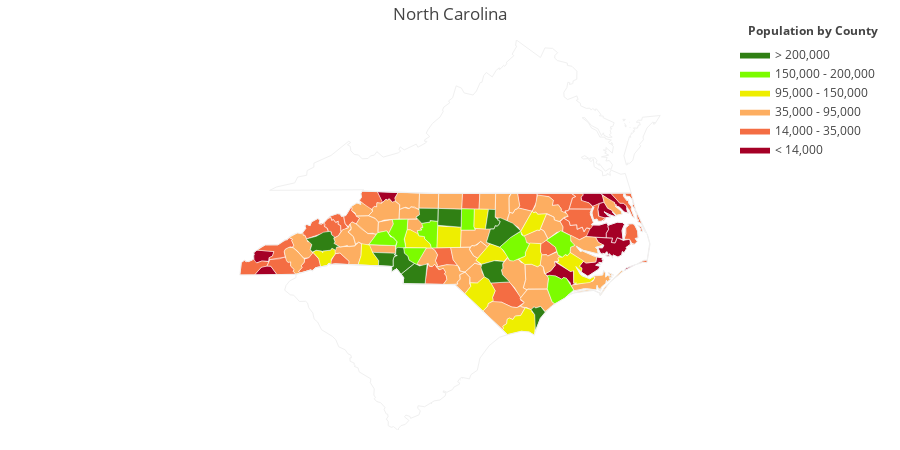

The notebook cell this image was saved under:
### Code cell
values = df['TOT_POP'].tolist()
fips = df['FIPS'].tolist()

colorscale = [
    'rgb(165,0,38)',
    'rgb(244,109,67)',
    'rgb(253,174,97)',
    'rgb(238,238,0)',
    'rgb(124,252,0)',
    'rgb(48,128,20)'
]

fig = ff.create_choropleth(
    fips=fips, values=values, scope=['North Carolina', 'South Carolina', 'Virginia'],
     binning_endpoints=[14000, 35000, 95000, 150000, 200000], colorscale=colorscale,
    county_outline={'color': 'rgb(255,255,255)', 'width': 0.5}, round_legend_values=True,
    legend_title='Population by County', title='North Carolina'
)
py.offline.iplot(fig, filename='choropleth_nc_and_surr_states_outlines')

### Figure 1 — Plotly figure (JSON) as saved in the notebook; plotly's stock layout.template omitted (floating-point values rounded to 4 significant figures; data arrays with more than 128 entries replaced by an {"elided": "..."} marker saying what was removed)
{"data": [{"fill": "toself", "fillcolor": "rgb(165,0,38)", "hoverinfo": "none", "line": {"color": "rgb(255,255,255)", "width": 0.5}, "mode": "lines", "name": "< 14,000", "type": "scatter", "uid": "0f7ca94b-7df9-432d-91ba-8cc23e03fe8f", "x": {"elided": "190 float values"}, "y": {"elided": "190 float values"}}, {"fill": "toself", "fillcolor": "rgb(244,109,67)", "hoverinfo": "none", "line": {"color": "rgb(255,255,255)", "width": 0.5}, "mode": "lines", "name": "14,000 - 35,000", "type": "scatter", "uid": "f143eb47-70ca-4c12-82af-88d316499c7f", "x": {"elided": "363 float values"}, "y": {"elided": "363 float values"}}, {"fill": "toself", "fillcolor": "rgb(253,174,97)", "hoverinfo": "none", "line": {"color": "rgb(255,255,255)", "width": 0.5}, "mode": "lines", "name": "35,000 - 95,000", "type": "scatter", "uid": "2051474c-fff3-4f02-aac1-e05608e957a9", "x": {"elided": "552 float values"}, "y": {"elided": "552 float values"}}, {"fill": "toself", "fillcolor": "rgb(238,238,0)", "hoverinfo": "none", "line": {"color": "rgb(255,255,255)", "width": 0.5}, "mode": "lines", "name": "95,000 - 150,000", "type": "scatter", "uid": "597b1019-17e6-4dcf-94be-57e2bc778de9", "x": {"elided": "144 float values"}, "y": {"elided": "144 float values"}}, {"fill": "toself", "fillcolor": "rgb(124,252,0)", "hoverinfo": "none", "line": {"color": "rgb(255,255,255)", "width": 0.5}, "mode": "lines", "name": "150,000 - 200,000", "type": "scatter", "uid": "9873507a-4848-469b-8ae1-e6fb0005b3d7", "x": [-79.54, -79.53, -79.26, -79.27, -79.24, -79.54, -79.54, null, -80.79, -80.78, -80.3, -80.5, -80.67, -80.69, -80.77, -80.79, null, -81.54, -81.35, -81.15, -81.06, -81.0, -80.93, -80.96, -81.54, null, -80.49, -80.39, -80.42, -80.37, -80.39, -80.21, -80.21, -80.04, -80.07, -80.18, -80.21, -80.33, -80.33, -80.46, -80.49, null, -81.11, -81.01, -81.03, -80.69, -80.71, -80.77, -80.74, -80.96, -80.93, -81.11, null, -78.71, -78.47, -78.26, -78.23, -78.16, -78.13, -78.06, -78.15, -78.15, -78.41, -78.49, -78.63, -78.71, null, -77.17, -77.12, -77.11, -77.17, -77.17, null, -77.23, -77.2, -77.18, -77.23, -77.23, null, -77.68, -77.65, -77.68, -77.64, -77.5, -77.37, -77.33, -77.27, -77.11, -77.31, -77.52, -77.58, -77.68, null, -77.7, -77.39, -77.18, -77.17, -77.08, -77.18, -77.19, -77.24, -77.29, -77.35, -77.45, -77.5, -77.7, null], "y": [35.88, 36.25, 36.24, 35.91, 35.84, 35.84, 35.88, null, 35.5, 35.51, 35.5, 35.18, 35.27, 35.35, 35.4, 35.5, null, 35.57, 35.79, 35.83, 35.71, 35.71, 35.62, 35.55, 35.57, null, 35.83, 35.85, 35.88, 35.89, 35.97, 36.0, 36.03, 36.01, 35.51, 35.5, 35.58, 35.68, 35.72, 35.74, 35.83, null, 35.78, 35.96, 36.05, 36.05, 35.85, 35.67, 35.51, 35.5, 35.62, 35.78, null, 35.52, 35.71, 35.82, 35.75, 35.71, 35.6, 35.59, 35.42, 35.35, 35.25, 35.26, 35.46, 35.52, null, 34.63, 34.65, 34.65, 34.62, 34.63, null, 34.6, 34.61, 34.62, 34.6, 34.6, null, 34.73, 34.92, 34.97, 34.98, 34.97, 34.91, 34.94, 34.93, 34.69, 34.54, 34.44, 34.48, 34.73, null, 35.65, 35.83, 35.74, 35.64, 35.55, 35.52, 35.42, 35.36, 35.38, 35.33, 35.37, 35.52, 35.65, null]}, {"fill": "toself", "fillcolor": "rgb(48,128,20)", "hoverinfo": "none", "line": {"color": "rgb(255,255,255)", "width": 0.5}, "mode": "lines", "name": "> 200,000", "type": "scatter", "uid": "b27201f9-94bc-430b-b4ea-941575ff9673", "x": {"elided": "133 float values"}, "y": {"elided": "133 float values"}}, {"hoverinfo": "text", "legendgroup": "centroids", "marker": {"color": "white", "opacity": 0}, "mode": "markers", "name": "US Counties", "selected": {"marker": {"color": "white", "opacity": 1, "size": 3}}, "showlegend": false, "text": ["County: Onslow<br>State: North Carolina<br>FIPS: 37133<br>Value: 183263", "County: Onslow<br>State: North Carolina<br>FIPS: 37133<br>Value: 183263", "County: Onslow<br>State: North Carolina<br>FIPS: 37133<br>Value: 183263", "County: Hyde<br>State: North Carolina<br>FIPS: 37095<br>Value: 5859", "County: Hyde<br>State: North Carolina<br>FIPS: 37095<br>Value: 5859", "County: Hyde<br>State: North Carolina<br>FIPS: 37095<br>Value: 5859", "County: Hyde<br>State: North Carolina<br>FIPS: 37095<br>Value: 5859", "County: Dare<br>State: North Carolina<br>FIPS: 37055<br>Value: 34573", "County: Dare<br>State: North Carolina<br>FIPS: 37055<br>Value: 34573", "County: Dare<br>State: North Carolina<br>FIPS: 37055<br>Value: 34573", "County: Dare<br>State: North Carolina<br>FIPS: 37055<br>Value: 34573", "County: Carteret<br>State: North Carolina<br>FIPS: 37031<br>Value: 67632", "County: Carteret<br>State: North Carolina<br>FIPS: 37031<br>Value: 67632", "County: Carteret<br>State: North Carolina<br>FIPS: 37031<br>Value: 67632", "County: Carteret<br>State: North Carolina<br>FIPS: 37031<br>Value: 67632", "County: Carteret<br>State: North Carolina<br>FIPS: 37031<br>Value: 67632", "County: Carteret<br>State: North Carolina<br>FIPS: 37031<br>Value: 67632", "County: Carteret<br>State: North Carolina<br>FIPS: 37031<br>Value: 67632", "County: Alamance<br>State: North Carolina<br>FIPS: 37001<br>Value: 153920", "County: Alexander<br>State: North Carolina<br>FIPS: 37003<br>Value: 36853", "County: Alleghany<br>State: North Carolina<br>FIPS: 37005<br>Value: 10927", "County: Anson<br>State: North Carolina<br>FIPS: 37007<br>Value: 26351", "County: Ashe<br>State: North Carolina<br>FIPS: 37009<br>Value: 27097", "County: Avery<br>State: North Carolina<br>FIPS: 37011<br>Value: 17635", "County: Beaufort<br>State: North Carolina<br>FIPS: 37013<br>Value: 47507", "County: Bertie<br>State: North Carolina<br>FIPS: 37015<br>Value: 20653", "County: Bladen<br>State: North Carolina<br>FIPS: 37017<br>Value: 34915", "County: Brunswick<br>State: North Carolina<br>FIPS: 37019<br>Value: 112257", "County: Buncombe<br>State: North Carolina<br>FIPS: 37021<br>Value: 244490", "County: Burke<br>State: North Carolina<br>FIPS: 37023<br>Value: 90505", "County: Cabarrus<br>State: North Carolina<br>FIPS: 37025<br>Value: 184498", "County: Caldwell<br>State: North Carolina<br>FIPS: 37027<br>Value: 81930", "County: Camden<br>State: North Carolina<br>FIPS: 37029<br>Value: 10090", "County: Caswell<br>State: North Carolina<br>FIPS: 37033<br>Value: 23217", "County: Catawba<br>State: North Carolina<br>FIPS: 37035<br>Value: 154339", "County: Chatham<br>State: North Carolina<br>FIPS: 37037<br>Value: 65976", "County: Cherokee<br>State: North Carolina<br>FIPS: 37039<br>Value: 26992", "County: Chowan<br>State: North Carolina<br>FIPS: 37041<br>Value: 14772", "County: Clay<br>State: North Carolina<br>FIPS: 37043<br>Value: 10618", "County: Cleveland<br>State: North Carolina<br>FIPS: 37045<br>Value: 97474", "County: Columbus<br>State: North Carolina<br>FIPS: 37047<br>Value: 57638", "County: Craven<br>State: North Carolina<br>FIPS: 37049<br>Value: 104770", "County: Cumberland<br>State: North Carolina<br>FIPS: 37051<br>Value: 324049", "County: Currituck<br>State: North Carolina<br>FIPS: 37053<br>Value: 24077", "County: Davidson<br>State: North Carolina<br>FIPS: 37057<br>Value: 163260", "County: Davie<br>State: North Carolina<br>FIPS: 37059<br>Value: 41433", "County: Duplin<br>State: North Carolina<br>FIPS: 37061<br>Value: 60033", "County: Durham<br>State: North Carolina<br>FIPS: 37063<br>Value: 279641", "County: Edgecombe<br>State: North Carolina<br>FIPS: 37065<br>Value: 55954", "County: Forsyth<br>State: North Carolina<br>FIPS: 37067<br>Value: 358137", "County: Franklin<br>State: North Carolina<br>FIPS: 37069<br>Value: 61475", "County: Gaston<br>State: North Carolina<br>FIPS: 37071<br>Value: 208049", "County: Gates<br>State: North Carolina<br>FIPS: 37073<br>Value: 11869", "County: Graham<br>State: North Carolina<br>FIPS: 37075<br>Value: 8700", "County: Granville<br>State: North Carolina<br>FIPS: 37077<br>Value: 60436", "County: Greene<br>State: North Carolina<br>FIPS: 37079<br>Value: 21429", "County: Guilford<br>State: North Carolina<br>FIPS: 37081<br>Value: 500879", "County: Halifax<br>State: North Carolina<br>FIPS: 37083<br>Value: 54006", "County: Harnett<br>State: North Carolina<br>FIPS: 37085<br>Value: 122135", "County: Haywood<br>State: North Carolina<br>FIPS: 37087<br>Value: 58908", "County: Henderson<br>State: North Carolina<br>FIPS: 37089<br>Value: 108266", "County: Hertford<br>State: North Carolina<br>FIPS: 37091<br>Value: 24438", "County: Hoke<br>State: North Carolina<br>FIPS: 37093<br>Value: 50536", "County: Iredell<br>State: North Carolina<br>FIPS: 37097<br>Value: 162708", "County: Jackson<br>State: North Carolina<br>FIPS: 37099<br>Value: 40448", "County: Johnston<br>State: North Carolina<br>FIPS: 37101<br>Value: 174938", "County: Jones<br>State: North Carolina<br>FIPS: 37103<br>Value: 10275", "County: Lee<br>State: North Carolina<br>FIPS: 37105<br>Value: 59715", "County: Lenoir<br>State: North Carolina<br>FIPS: 37107<br>Value: 59227", "County: Lincoln<br>State: North Carolina<br>FIPS: 37109<br>Value: 79313", "County: McDowell<br>State: North Carolina<br>FIPS: 37111<br>Value: 44998", "County: Macon<br>State: North Carolina<br>FIPS: 37113<br>Value: 33869", "County: Madison<br>State: North Carolina<br>FIPS: 37115<br>Value: 20742", "County: Martin<br>State: North Carolina<br>FIPS: 37117<br>Value: 23961", "County: Mecklenburg<br>State: North Carolina<br>FIPS: 37119<br>Value: 969031", "County: Mitchell<br>State: North Carolina<br>FIPS: 37121<br>Value: 15368", "County: Montgomery<br>State: North Carolina<br>FIPS: 37123<br>Value: 27668", "County: Moore<br>State: North Carolina<br>FIPS: 37125<br>Value: 90302", "County: Nash<br>State: North Carolina<br>FIPS: 37127<br>Value: 95708", "County: New Hanover<br>State: North Carolina<br>FIPS: 37129<br>Value: 209234", "County: Northampton<br>State: North Carolina<br>FIPS: 37131<br>Value: 21428", "County: Orange<br>State: North Carolina<br>FIPS: 37135<br>Value: 137941", "County: Pamlico<br>State: North Carolina<br>FIPS: 37137<br>Value: 13074", "County: Pasquotank<br>State: North Carolina<br>FIPS: 37139<br>Value: 40591", "County: Pender<br>State: North Carolina<br>FIPS: 37141<br>Value: 54195", "County: Perquimans<br>State: North Carolina<br>FIPS: 37143<br>Value: 13563", "County: Person<br>State: North Carolina<br>FIPS: 37145<br>Value: 39268", "County: Pitt<br>State: North Carolina<br>FIPS: 37147<br>Value: 172554", "County: Polk<br>State: North Carolina<br>FIPS: 37149<br>Value: 20271", "County: Randolph<br>State: North Carolina<br>FIPS: 37151<br>Value: 142466", "County: Richmond<br>State: North Carolina<br>FIPS: 37153<br>Value: 46627", "County: Robeson<br>State: North Carolina<br>FIPS: 37155<br>Value: 135496", "County: Rockingham<br>State: North Carolina<br>FIPS: 37157<br>Value: 92720", "County: Rowan<br>State: North Carolina<br>FIPS: 37159<br>Value: 138180", "County: Rutherford<br>State: North Carolina<br>FIPS: 37161<br>Value: 67323", "County: Sampson<br>State: North Carolina<br>FIPS: 37163<br>Value: 63949", "County: Scotland<br>State: North Carolina<br>FIPS: 37165<br>Value: 36094", "County: Stanly<br>State: North Carolina<br>FIPS: 37167<br>Value: 60576", "County: Stokes<br>State: North Carolina<br>FIPS: 37169<br>Value: 46783", "County: Surry<br>State: North Carolina<br>FIPS: 37171<br>Value: 73561", "County: Swain<br>State: North Carolina<br>FIPS: 37173<br>Value: 14141", "County: Transylvania<br>State: North Carolina<br>FIPS: 37175<br>Value: 32849", "County: Tyrrell<br>State: North Carolina<br>FIPS: 37177<br>Value: 4338", "County: Union<br>State: North Carolina<br>FIPS: 37179<br>Value: 208520", "County: Vance<br>State: North Carolina<br>FIPS: 37181<br>Value: 45132", "County: Wake<br>State: North Carolina<br>FIPS: 37183<br>Value: 952151", "County: Warren<br>State: North Carolina<br>FIPS: 37185<br>Value: 20576", "County: Washington<br>State: North Carolina<br>FIPS: 37187<br>Value: 12736", "County: Watauga<br>State: North Carolina<br>FIPS: 37189<br>Value: 51871", "County: Wayne<br>State: North Carolina<br>FIPS: 37191<br>Value: 124246", "County: Wilkes<br>State: North Carolina<br>FIPS: 37193<br>Value: 69306", "County: Wilson<br>State: North Carolina<br>FIPS: 37195<br>Value: 81867", "County: Yadkin<br>State: North Carolina<br>FIPS: 37197<br>Value: 38084", "County: Yancey<br>State: North Carolina<br>FIPS: 37199<br>Value: 17630"], "type": "scatter", "uid": "a7ad6dbc-d4d3-4ee4-bb57-43ce9d4c58d6", "unselected": {"marker": {"opacity": 0}}, "x": [[-77.14], [-77.21], [-77.43], [-75.75], [-75.92], [-76.27], [-76.25], [-75.66], [-75.54], [-75.67], [-75.86], [-76.14], [-76.53], [-76.45], [-76.56], [-76.6], [-76.89], [-76.67], -79.4, -81.18, -81.13, -80.1, -81.5, -81.92, -76.86, -76.98, -78.56, -78.24, -82.53, -81.7, -80.55, -81.55, -76.21, -79.33, -81.22, -79.26, -84.06, -76.61, -83.75, -81.56, -78.66, -77.09, -78.83, -76.01, -80.21, -80.54, -77.93, -78.88, -77.6, -80.26, -78.29, -81.18, -76.7, -83.83, -78.65, -77.68, -79.79, -77.65, -78.87, -82.98, -82.48, -76.98, -79.24, -80.87, -83.14, -78.37, -77.36, -79.17, -77.64, -81.22, -82.05, -83.42, -82.71, -77.11, -80.83, -82.16, -79.91, -79.48, -77.99, -77.88, -77.4, -79.12, -76.74, -76.28, -77.91, -76.44, -78.97, -77.37, -82.17, -79.81, -79.75, -79.1, -79.77, -80.52, -81.92, -78.37, -79.48, -80.25, -80.24, -80.69, -83.49, -82.8, -76.21, -80.53, -78.41, -78.65, -78.11, -76.58, -81.7, -78.0, -81.16, -77.92, -80.67, -82.31], "y": [[34.64], [34.61], [34.73], [35.19], [35.13], [35.32], [35.54], [35.88], [35.41], [36.0], [35.78], [35.0], [34.71], [34.72], [34.7], [34.67], [34.68], [34.84], 36.04, 35.92, 36.49, 34.97, 36.43, 36.08, 35.49, 36.07, 34.61, 34.07, 35.61, 35.75, 35.39, 35.95, 36.39, 36.39, 35.66, 35.7, 35.13, 36.15, 35.06, 35.33, 34.27, 35.12, 35.05, 36.4, 35.79, 35.93, 34.94, 36.04, 35.91, 36.13, 36.08, 35.29, 36.44, 35.35, 36.3, 35.48, 36.08, 36.26, 35.37, 35.56, 35.34, 36.36, 35.02, 35.81, 35.29, 35.52, 35.02, 35.48, 35.24, 35.49, 35.68, 35.15, 35.86, 35.84, 35.25, 36.01, 35.33, 35.31, 35.97, 34.23, 36.42, 36.06, 35.14, 36.3, 34.52, 36.21, 36.39, 35.59, 35.28, 35.71, 35.01, 34.64, 36.4, 35.64, 35.4, 34.99, 34.84, 35.31, 36.4, 36.41, 35.49, 35.2, 35.82, 34.99, 36.36, 35.79, 36.4, 35.82, 36.23, 35.36, 36.21, 35.71, 36.16, 35.9]}, {"hoverinfo": "text", "legendgroup": "States", "line": {"color": "rgb(240, 240, 240)", "width": 1}, "mode": "lines", "showlegend": false, "type": "scatter", "uid": "6799ac61-490f-4b8a-bfa3-40fee4206d91", "x": {"elided": "669 float values"}, "y": {"elided": "669 float values"}}], "layout": {"annotations": [{"showarrow": false, "text": "<b>Population by County</b>", "x": 1, "xanchor": "right", "xref": "paper", "y": 1.05, "yref": "paper"}], "dragmode": "select", "height": 450, "hovermode": "closest", "legend": {"traceorder": "reversed", "x": 1, "xanchor": "right", "y": 1, "yanchor": "top"}, "margin": {"b": 20, "l": 20, "r": 20, "t": 40}, "title": "North Carolina", "width": 900, "xaxis": {"autorange": false, "fixedrange": true, "range": [-89.07, -70.49], "showgrid": false, "showticklabels": false, "zeroline": false}, "yaxis": {"autorange": false, "fixedrange": true, "range": [32.03, 39.47], "showgrid": false, "showticklabels": false, "zeroline": false}}}
